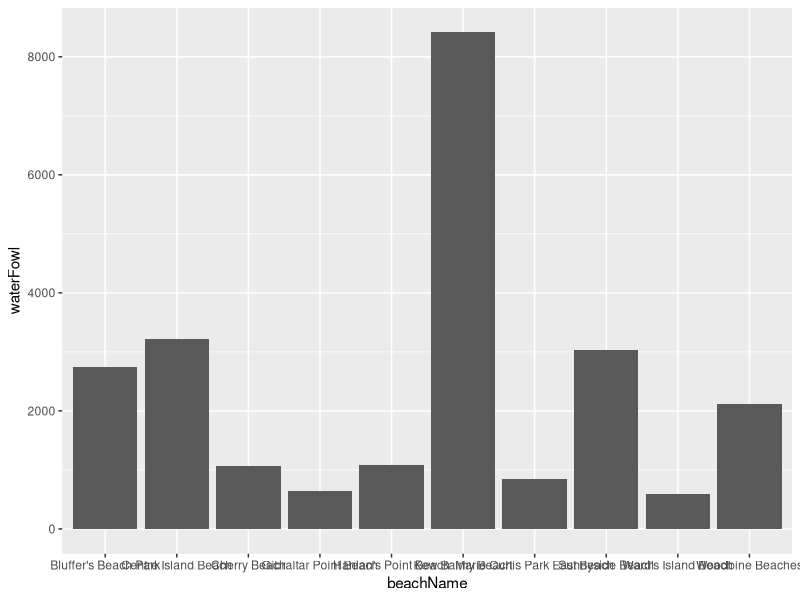
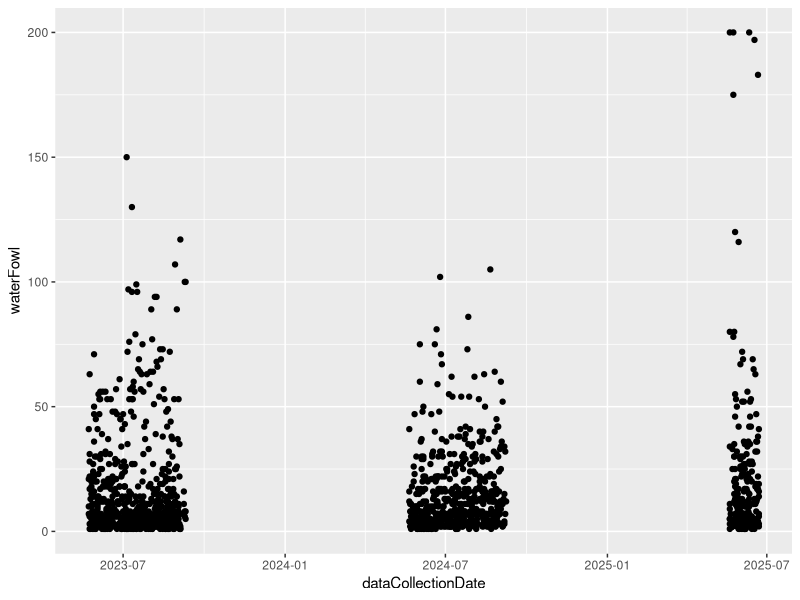
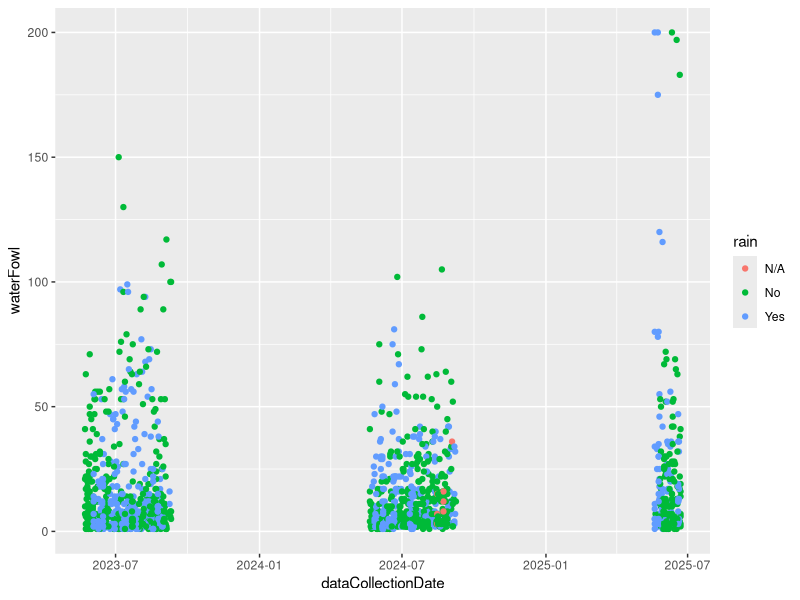
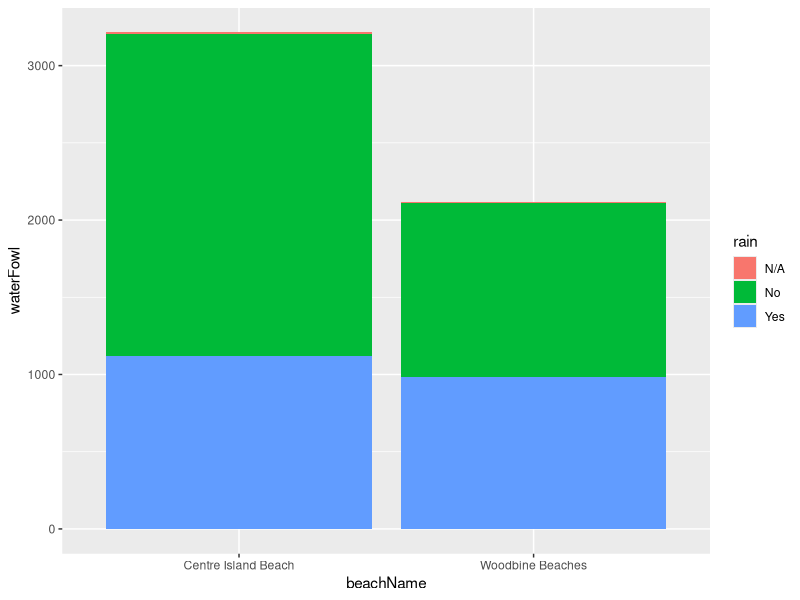
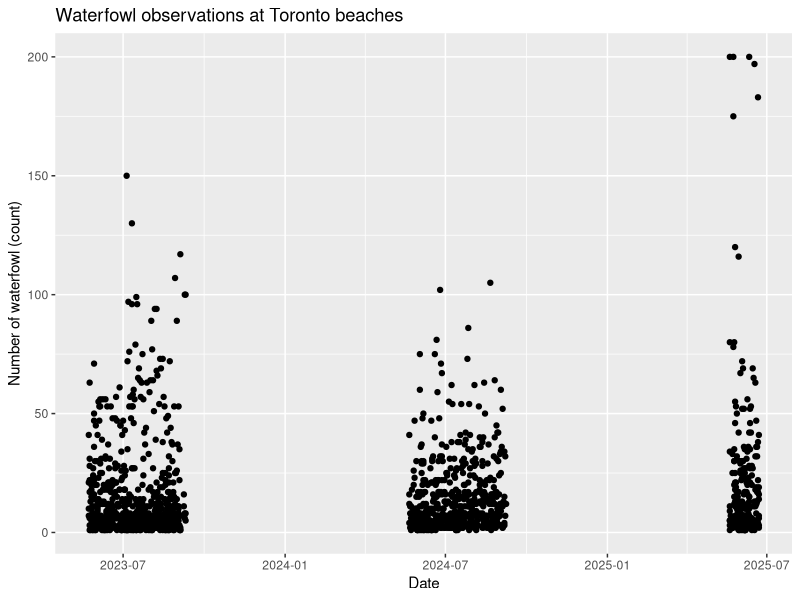
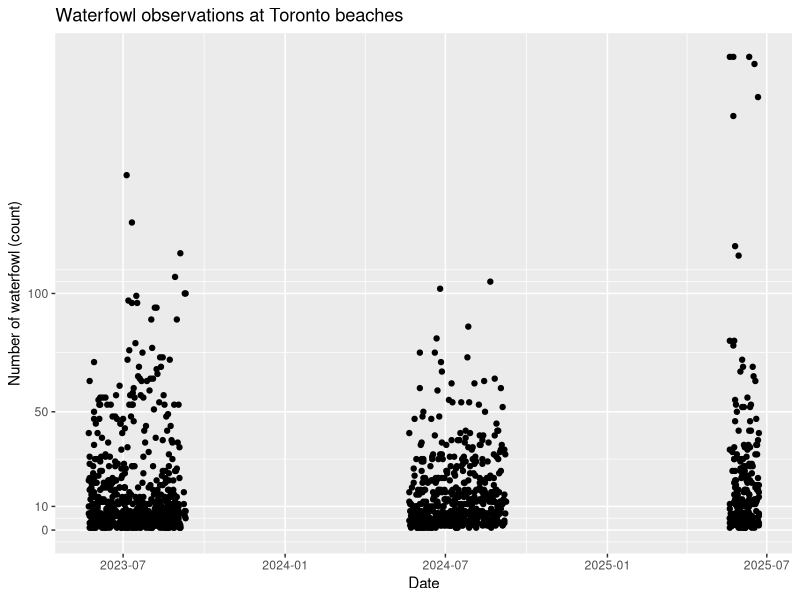
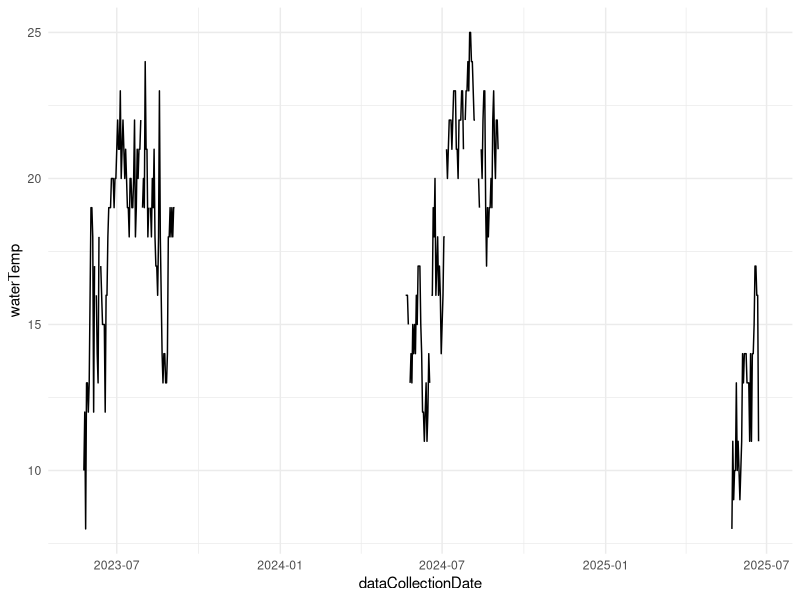
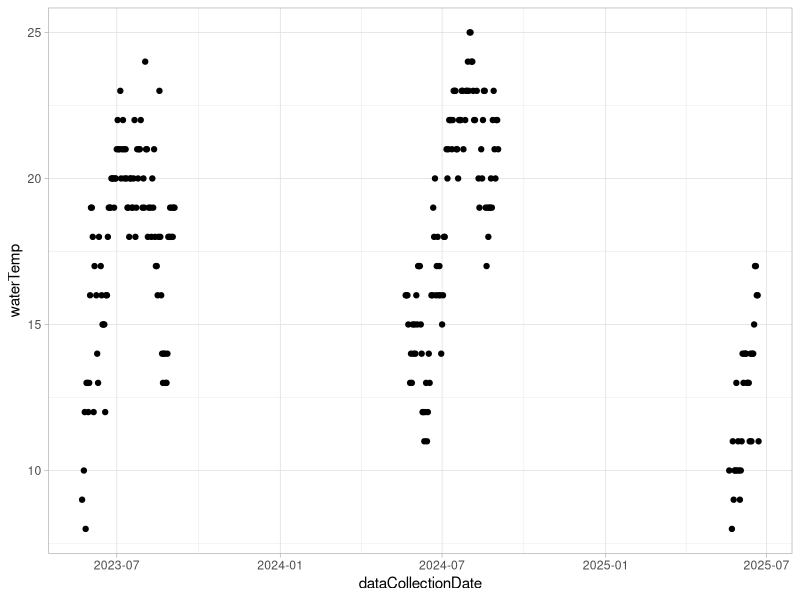

These charts were generated, in order, by the following R code:
## ---- chunk 1
library(tidyverse)
## ---- chunk 2
beaches_obs <- read_csv("../../05_src/slides_data/toronto_beaches_observations.csv")
## ---- chunk 3
ggplot(data = beaches_obs, mapping = aes(x = beachName, y = waterFowl)) +
  geom_col()
## ---- chunk 4
ggplot(data = beaches_obs, mapping = aes(x = dataCollectionDate, y = waterFowl)) +
  geom_point()
## ---- chunk 5
beaches_obs |>
  ggplot(aes(x = dataCollectionDate, y = waterFowl)) +
    geom_point(aes(colour = rain))
## ---- chunk 6
beaches_obs |>
  filter(beachName %in% c("Centre Island Beach", "Woodbine Beaches")) |> 
  ggplot(aes(x = beachName, y = waterFowl)) +
    geom_col(aes(fill = rain))
## ---- chunk 7
beaches_obs |>
  ggplot(aes(x = dataCollectionDate, y = waterFowl)) + 
  geom_point() +
  labs(x = "Date",
       y = "Number of waterfowl (count)",
       title = "Waterfowl observations at Toronto beaches")
## ---- chunk 8
beaches_obs |>
  ggplot(aes(x = dataCollectionDate, y = waterFowl)) + 
  geom_point() +
  labs(x = "Date",
       y = "Number of waterfowl (count)",
       title = "Waterfowl observations at Toronto beaches") +
  scale_y_continuous(breaks = c(0, 10, 50, 100), limits = c(0, 200))
## ---- chunk 9
beaches_obs |>
  filter(beachName == "Centre Island Beach") |> 
  ggplot(aes(x = dataCollectionDate,
             y = waterTemp)) +
  geom_line() +
  theme_minimal()
## ---- chunk 10
beaches_obs |>
  filter(beachName == "Centre Island Beach") |> 
  ggplot(aes(x = dataCollectionDate,
             y = waterTemp)) +
  geom_point() +
  theme_light()
## ---- chunk 11
beaches_obs |>
  filter(beachName == "Centre Island Beach") |> 
  ggplot(aes(x = dataCollectionDate,
             y = waterTemp)) +
  geom_point() +
  geom_line()
## ---- chunk 12
beaches_obs |>
  filter(beachName == "Centre Island Beach") |> 
  ggplot() +
  geom_point(aes(x = dataCollectionDate,
                 y = waterTemp), colour = "red") +
  geom_line(aes(x = dataCollectionDate,
                y = airTemp), colour = "blue") +
  labs(y = "Temperature")
## ---- chunk 13
beaches_obs |>
  filter(beachName == "Centre Island Beach") |>
  select(dataCollectionDate, airTemp, waterTemp) |>
  pivot_longer(cols = c("airTemp", "waterTemp"), names_to = "water_or_air", values_to = "Temperature") |>
  ggplot(aes(x = dataCollectionDate, y = Temperature)) +
    geom_line(aes(colour = water_or_air))
## ---- chunk 14
beaches_obs |>
  filter(beachName %in% c("Centre Island Beach", "Woodbine Beaches")) |> 
  select(beachName, dataCollectionDate, airTemp, waterTemp) |>
  pivot_longer(cols = c("airTemp", "waterTemp"), names_to = "water_or_air", values_to = "Temperature") |>
  ggplot(aes(x = dataCollectionDate, y = Temperature)) +
    geom_line(aes(colour = water_or_air)) +
    facet_wrap(facets = "beachName")
